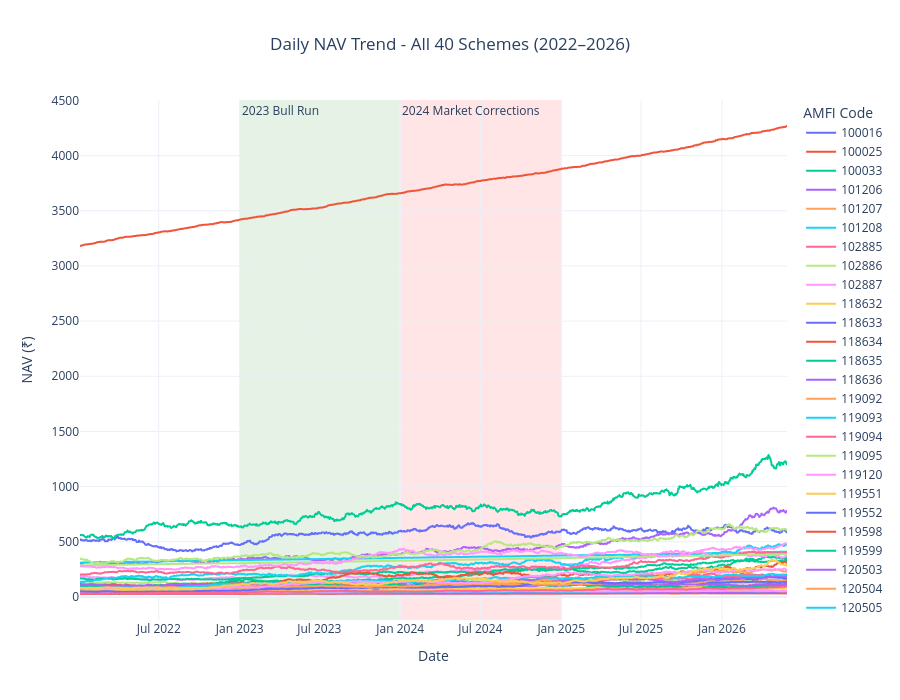

Notebook code cell kept with this figure:
### Markdown cell above
## NAV Trend Analysis

### Code cell
#  nav_trend_analysis.py

import pandas as pd
import plotly.express as px

file_path = r"D:\Mutual_Fund_Analytics\data\processed\02_nav_history_clean.csv"
df = pd.read_csv(file_path)

df["date"] = pd.to_datetime(df["date"])

df = df[
    (df["date"] >= "2022-01-01") &
    (df["date"] <= "2026-12-31")
]

df["amfi_code"] = df["amfi_code"].astype(str)

fig = px.line(
    df,
    x="date",
    y="nav",
    color="amfi_code",
    title="Daily NAV Trend - All 40 Schemes (2022–2026)",
    labels={
        "date": "Date",
        "nav": "NAV (₹)",
        "amfi_code": "AMFI Code"
    },
    template="plotly_white",
    height=700
)

fig.add_vrect(
    x0="2023-01-01",
    x1="2023-12-31",
    fillcolor="green",
    opacity=0.10,
    layer="below",
    line_width=0,
    annotation_text="2023 Bull Run",
    annotation_position="top left"
)

fig.add_vrect(
    x0="2024-01-01",
    x1="2024-12-31",
    fillcolor="red",
    opacity=0.10,
    layer="below",
    line_width=0,
    annotation_text="2024 Market Corrections",
    annotation_position="top left"
)

fig.update_layout(

    title_x=0.5,
    xaxis_title="Date",
    yaxis_title="NAV (₹)",
    legend_title="AMFI Code",
    hovermode="x unified"
)

fig.show()

### Figure 1 — Plotly figure (JSON) as saved in the notebook; plotly's stock layout.template omitted (floating-point values rounded to 4 significant figures; data arrays with more than 128 entries replaced by an {"elided": "..."} marker saying what was removed)
{"data": [{"hovertemplate": "AMFI Code=100016<br>Date=%{x}<br>NAV (₹)=%{y}<extra></extra>", "legendgroup": "100016", "line": {"color": "#636efa", "dash": "solid"}, "marker": {"symbol": "circle"}, "mode": "lines", "name": "100016", "showlegend": true, "type": "scattergl", "x": {"elided": "1150 str values"}, "xaxis": "x", "y": {"elided": "1150 float values"}, "yaxis": "y"}, {"hovertemplate": "AMFI Code=100025<br>Date=%{x}<br>NAV (₹)=%{y}<extra></extra>", "legendgroup": "100025", "line": {"color": "#EF553B", "dash": "solid"}, "marker": {"symbol": "circle"}, "mode": "lines", "name": "100025", "showlegend": true, "type": "scattergl", "x": {"elided": "1150 str values"}, "xaxis": "x", "y": {"elided": "1150 float values"}, "yaxis": "y"}, {"hovertemplate": "AMFI Code=100033<br>Date=%{x}<br>NAV (₹)=%{y}<extra></extra>", "legendgroup": "100033", "line": {"color": "#00cc96", "dash": "solid"}, "marker": {"symbol": "circle"}, "mode": "lines", "name": "100033", "showlegend": true, "type": "scattergl", "x": {"elided": "1150 str values"}, "xaxis": "x", "y": {"elided": "1150 float values"}, "yaxis": "y"}, {"hovertemplate": "AMFI Code=101206<br>Date=%{x}<br>NAV (₹)=%{y}<extra></extra>", "legendgroup": "101206", "line": {"color": "#ab63fa", "dash": "solid"}, "marker": {"symbol": "circle"}, "mode": "lines", "name": "101206", "showlegend": true, "type": "scattergl", "x": {"elided": "1150 str values"}, "xaxis": "x", "y": {"elided": "1150 float values"}, "yaxis": "y"}, {"hovertemplate": "AMFI Code=101207<br>Date=%{x}<br>NAV (₹)=%{y}<extra></extra>", "legendgroup": "101207", "line": {"color": "#FFA15A", "dash": "solid"}, "marker": {"symbol": "circle"}, "mode": "lines", "name": "101207", "showlegend": true, "type": "scattergl", "x": {"elided": "1150 str values"}, "xaxis": "x", "y": {"elided": "1150 float values"}, "yaxis": "y"}, {"hovertemplate": "AMFI Code=101208<br>Date=%{x}<br>NAV (₹)=%{y}<extra></extra>", "legendgroup": "101208", "line": {"color": "#19d3f3", "dash": "solid"}, "marker": {"symbol": "circle"}, "mode": "lines", "name": "101208", "showlegend": true, "type": "scattergl", "x": {"elided": "1150 str values"}, "xaxis": "x", "y": {"elided": "1150 float values"}, "yaxis": "y"}, {"hovertemplate": "AMFI Code=102885<br>Date=%{x}<br>NAV (₹)=%{y}<extra></extra>", "legendgroup": "102885", "line": {"color": "#FF6692", "dash": "solid"}, "marker": {"symbol": "circle"}, "mode": "lines", "name": "102885", "showlegend": true, "type": "scattergl", "x": {"elided": "1150 str values"}, "xaxis": "x", "y": {"elided": "1150 float values"}, "yaxis": "y"}, {"hovertemplate": "AMFI Code=102886<br>Date=%{x}<br>NAV (₹)=%{y}<extra></extra>", "legendgroup": "102886", "line": {"color": "#B6E880", "dash": "solid"}, "marker": {"symbol": "circle"}, "mode": "lines", "name": "102886", "showlegend": true, "type": "scattergl", "x": {"elided": "1150 str values"}, "xaxis": "x", "y": {"elided": "1150 float values"}, "yaxis": "y"}, {"hovertemplate": "AMFI Code=102887<br>Date=%{x}<br>NAV (₹)=%{y}<extra></extra>", "legendgroup": "102887", "line": {"color": "#FF97FF", "dash": "solid"}, "marker": {"symbol": "circle"}, "mode": "lines", "name": "102887", "showlegend": true, "type": "scattergl", "x": {"elided": "1150 str values"}, "xaxis": "x", "y": {"elided": "1150 float values"}, "yaxis": "y"}, {"hovertemplate": "AMFI Code=118632<br>Date=%{x}<br>NAV (₹)=%{y}<extra></extra>", "legendgroup": "118632", "line": {"color": "#FECB52", "dash": "solid"}, "marker": {"symbol": "circle"}, "mode": "lines", "name": "118632", "showlegend": true, "type": "scattergl", "x": {"elided": "1150 str values"}, "xaxis": "x", "y": {"elided": "1150 float values"}, "yaxis": "y"}, {"hovertemplate": "AMFI Code=118633<br>Date=%{x}<br>NAV (₹)=%{y}<extra></extra>", "legendgroup": "118633", "line": {"color": "#636efa", "dash": "solid"}, "marker": {"symbol": "circle"}, "mode": "lines", "name": "118633", "showlegend": true, "type": "scattergl", "x": {"elided": "1150 str values"}, "xaxis": "x", "y": {"elided": "1150 float values"}, "yaxis": "y"}, {"hovertemplate": "AMFI Code=118634<br>Date=%{x}<br>NAV (₹)=%{y}<extra></extra>", "legendgroup": "118634", "line": {"color": "#EF553B", "dash": "solid"}, "marker": {"symbol": "circle"}, "mode": "lines", "name": "118634", "showlegend": true, "type": "scattergl", "x": {"elided": "1150 str values"}, "xaxis": "x", "y": {"elided": "1150 float values"}, "yaxis": "y"}, {"hovertemplate": "AMFI Code=118635<br>Date=%{x}<br>NAV (₹)=%{y}<extra></extra>", "legendgroup": "118635", "line": {"color": "#00cc96", "dash": "solid"}, "marker": {"symbol": "circle"}, "mode": "lines", "name": "118635", "showlegend": true, "type": "scattergl", "x": {"elided": "1150 str values"}, "xaxis": "x", "y": {"elided": "1150 float values"}, "yaxis": "y"}, {"hovertemplate": "AMFI Code=118636<br>Date=%{x}<br>NAV (₹)=%{y}<extra></extra>", "legendgroup": "118636", "line": {"color": "#ab63fa", "dash": "solid"}, "marker": {"symbol": "circle"}, "mode": "lines", "name": "118636", "showlegend": true, "type": "scattergl", "x": {"elided": "1150 str values"}, "xaxis": "x", "y": {"elided": "1150 float values"}, "yaxis": "y"}, {"hovertemplate": "AMFI Code=119092<br>Date=%{x}<br>NAV (₹)=%{y}<extra></extra>", "legendgroup": "119092", "line": {"color": "#FFA15A", "dash": "solid"}, "marker": {"symbol": "circle"}, "mode": "lines", "name": "119092", "showlegend": true, "type": "scattergl", "x": {"elided": "1150 str values"}, "xaxis": "x", "y": {"elided": "1150 float values"}, "yaxis": "y"}, {"hovertemplate": "AMFI Code=119093<br>Date=%{x}<br>NAV (₹)=%{y}<extra></extra>", "legendgroup": "119093", "line": {"color": "#19d3f3", "dash": "solid"}, "marker": {"symbol": "circle"}, "mode": "lines", "name": "119093", "showlegend": true, "type": "scattergl", "x": {"elided": "1150 str values"}, "xaxis": "x", "y": {"elided": "1150 float values"}, "yaxis": "y"}, {"hovertemplate": "AMFI Code=119094<br>Date=%{x}<br>NAV (₹)=%{y}<extra></extra>", "legendgroup": "119094", "line": {"color": "#FF6692", "dash": "solid"}, "marker": {"symbol": "circle"}, "mode": "lines", "name": "119094", "showlegend": true, "type": "scattergl", "x": {"elided": "1150 str values"}, "xaxis": "x", "y": {"elided": "1150 float values"}, "yaxis": "y"}, {"hovertemplate": "AMFI Code=119095<br>Date=%{x}<br>NAV (₹)=%{y}<extra></extra>", "legendgroup": "119095", "line": {"color": "#B6E880", "dash": "solid"}, "marker": {"symbol": "circle"}, "mode": "lines", "name": "119095", "showlegend": true, "type": "scattergl", "x": {"elided": "1150 str values"}, "xaxis": "x", "y": {"elided": "1150 float values"}, "yaxis": "y"}, {"hovertemplate": "AMFI Code=119120<br>Date=%{x}<br>NAV (₹)=%{y}<extra></extra>", "legendgroup": "119120", "line": {"color": "#FF97FF", "dash": "solid"}, "marker": {"symbol": "circle"}, "mode": "lines", "name": "119120", "showlegend": true, "type": "scattergl", "x": {"elided": "1150 str values"}, "xaxis": "x", "y": {"elided": "1150 float values"}, "yaxis": "y"}, {"hovertemplate": "AMFI Code=119551<br>Date=%{x}<br>NAV (₹)=%{y}<extra></extra>", "legendgroup": "119551", "line": {"color": "#FECB52", "dash": "solid"}, "marker": {"symbol": "circle"}, "mode": "lines", "name": "119551", "showlegend": true, "type": "scattergl", "x": {"elided": "1150 str values"}, "xaxis": "x", "y": {"elided": "1150 float values"}, "yaxis": "y"}, {"hovertemplate": "AMFI Code=119552<br>Date=%{x}<br>NAV (₹)=%{y}<extra></extra>", "legendgroup": "119552", "line": {"color": "#636efa", "dash": "solid"}, "marker": {"symbol": "circle"}, "mode": "lines", "name": "119552", "showlegend": true, "type": "scattergl", "x": {"elided": "1150 str values"}, "xaxis": "x", "y": {"elided": "1150 float values"}, "yaxis": "y"}, {"hovertemplate": "AMFI Code=119598<br>Date=%{x}<br>NAV (₹)=%{y}<extra></extra>", "legendgroup": "119598", "line": {"color": "#EF553B", "dash": "solid"}, "marker": {"symbol": "circle"}, "mode": "lines", "name": "119598", "showlegend": true, "type": "scattergl", "x": {"elided": "1150 str values"}, "xaxis": "x", "y": {"elided": "1150 float values"}, "yaxis": "y"}, {"hovertemplate": "AMFI Code=119599<br>Date=%{x}<br>NAV (₹)=%{y}<extra></extra>", "legendgroup": "119599", "line": {"color": "#00cc96", "dash": "solid"}, "marker": {"symbol": "circle"}, "mode": "lines", "name": "119599", "showlegend": true, "type": "scattergl", "x": {"elided": "1150 str values"}, "xaxis": "x", "y": {"elided": "1150 float values"}, "yaxis": "y"}, {"hovertemplate": "AMFI Code=120503<br>Date=%{x}<br>NAV (₹)=%{y}<extra></extra>", "legendgroup": "120503", "line": {"color": "#ab63fa", "dash": "solid"}, "marker": {"symbol": "circle"}, "mode": "lines", "name": "120503", "showlegend": true, "type": "scattergl", "x": {"elided": "1150 str values"}, "xaxis": "x", "y": {"elided": "1150 float values"}, "yaxis": "y"}, {"hovertemplate": "AMFI Code=120504<br>Date=%{x}<br>NAV (₹)=%{y}<extra></extra>", "legendgroup": "120504", "line": {"color": "#FFA15A", "dash": "solid"}, "marker": {"symbol": "circle"}, "mode": "lines", "name": "120504", "showlegend": true, "type": "scattergl", "x": {"elided": "1150 str values"}, "xaxis": "x", "y": {"elided": "1150 float values"}, "yaxis": "y"}, {"hovertemplate": "AMFI Code=120505<br>Date=%{x}<br>NAV (₹)=%{y}<extra></extra>", "legendgroup": "120505", "line": {"color": "#19d3f3", "dash": "solid"}, "marker": {"symbol": "circle"}, "mode": "lines", "name": "120505", "showlegend": true, "type": "scattergl", "x": {"elided": "1150 str values"}, "xaxis": "x", "y": {"elided": "1150 float values"}, "yaxis": "y"}, {"hovertemplate": "AMFI Code=120506<br>Date=%{x}<br>NAV (₹)=%{y}<extra></extra>", "legendgroup": "120506", "line": {"color": "#FF6692", "dash": "solid"}, "marker": {"symbol": "circle"}, "mode": "lines", "name": "120506", "showlegend": true, "type": "scattergl", "x": {"elided": "1150 str values"}, "xaxis": "x", "y": {"elided": "1150 float values"}, "yaxis": "y"}, {"hovertemplate": "AMFI Code=120507<br>Date=%{x}<br>NAV (₹)=%{y}<extra></extra>", "legendgroup": "120507", "line": {"color": "#B6E880", "dash": "solid"}, "marker": {"symbol": "circle"}, "mode": "lines", "name": "120507", "showlegend": true, "type": "scattergl", "x": {"elided": "1150 str values"}, "xaxis": "x", "y": {"elided": "1150 float values"}, "yaxis": "y"}, {"hovertemplate": "AMFI Code=120841<br>Date=%{x}<br>NAV (₹)=%{y}<extra></extra>", "legendgroup": "120841", "line": {"color": "#FF97FF", "dash": "solid"}, "marker": {"symbol": "circle"}, "mode": "lines", "name": "120841", "showlegend": true, "type": "scattergl", "x": {"elided": "1150 str values"}, "xaxis": "x", "y": {"elided": "1150 float values"}, "yaxis": "y"}, {"hovertemplate": "AMFI Code=120842<br>Date=%{x}<br>NAV (₹)=%{y}<extra></extra>", "legendgroup": "120842", "line": {"color": "#FECB52", "dash": "solid"}, "marker": {"symbol": "circle"}, "mode": "lines", "name": "120842", "showlegend": true, "type": "scattergl", "x": {"elided": "1150 str values"}, "xaxis": "x", "y": {"elided": "1150 float values"}, "yaxis": "y"}, {"hovertemplate": "AMFI Code=120843<br>Date=%{x}<br>NAV (₹)=%{y}<extra></extra>", "legendgroup": "120843", "line": {"color": "#636efa", "dash": "solid"}, "marker": {"symbol": "circle"}, "mode": "lines", "name": "120843", "showlegend": true, "type": "scattergl", "x": {"elided": "1150 str values"}, "xaxis": "x", "y": {"elided": "1150 float values"}, "yaxis": "y"}, {"hovertemplate": "AMFI Code=120844<br>Date=%{x}<br>NAV (₹)=%{y}<extra></extra>", "legendgroup": "120844", "line": {"color": "#EF553B", "dash": "solid"}, "marker": {"symbol": "circle"}, "mode": "lines", "name": "120844", "showlegend": true, "type": "scattergl", "x": {"elided": "1150 str values"}, "xaxis": "x", "y": {"elided": "1150 float values"}, "yaxis": "y"}, {"hovertemplate": "AMFI Code=125497<br>Date=%{x}<br>NAV (₹)=%{y}<extra></extra>", "legendgroup": "125497", "line": {"color": "#00cc96", "dash": "solid"}, "marker": {"symbol": "circle"}, "mode": "lines", "name": "125497", "showlegend": true, "type": "scattergl", "x": {"elided": "1150 str values"}, "xaxis": "x", "y": {"elided": "1150 float values"}, "yaxis": "y"}, {"hovertemplate": "AMFI Code=125498<br>Date=%{x}<br>NAV (₹)=%{y}<extra></extra>", "legendgroup": "125498", "line": {"color": "#ab63fa", "dash": "solid"}, "marker": {"symbol": "circle"}, "mode": "lines", "name": "125498", "showlegend": true, "type": "scattergl", "x": {"elided": "1150 str values"}, "xaxis": "x", "y": {"elided": "1150 float values"}, "yaxis": "y"}, {"hovertemplate": "AMFI Code=148567<br>Date=%{x}<br>NAV (₹)=%{y}<extra></extra>", "legendgroup": "148567", "line": {"color": "#FFA15A", "dash": "solid"}, "marker": {"symbol": "circle"}, "mode": "lines", "name": "148567", "showlegend": true, "type": "scattergl", "x": {"elided": "1150 str values"}, "xaxis": "x", "y": {"elided": "1150 float values"}, "yaxis": "y"}, {"hovertemplate": "AMFI Code=148568<br>Date=%{x}<br>NAV (₹)=%{y}<extra></extra>", "legendgroup": "148568", "line": {"color": "#19d3f3", "dash": "solid"}, "marker": {"symbol": "circle"}, "mode": "lines", "name": "148568", "showlegend": true, "type": "scattergl", "x": {"elided": "1150 str values"}, "xaxis": "x", "y": {"elided": "1150 float values"}, "yaxis": "y"}, {"hovertemplate": "AMFI Code=148569<br>Date=%{x}<br>NAV (₹)=%{y}<extra></extra>", "legendgroup": "148569", "line": {"color": "#FF6692", "dash": "solid"}, "marker": {"symbol": "circle"}, "mode": "lines", "name": "148569", "showlegend": true, "type": "scattergl", "x": {"elided": "1150 str values"}, "xaxis": "x", "y": {"elided": "1150 float values"}, "yaxis": "y"}, {"hovertemplate": "AMFI Code=149322<br>Date=%{x}<br>NAV (₹)=%{y}<extra></extra>", "legendgroup": "149322", "line": {"color": "#B6E880", "dash": "solid"}, "marker": {"symbol": "circle"}, "mode": "lines", "name": "149322", "showlegend": true, "type": "scattergl", "x": {"elided": "1150 str values"}, "xaxis": "x", "y": {"elided": "1150 float values"}, "yaxis": "y"}, {"hovertemplate": "AMFI Code=149323<br>Date=%{x}<br>NAV (₹)=%{y}<extra></extra>", "legendgroup": "149323", "line": {"color": "#FF97FF", "dash": "solid"}, "marker": {"symbol": "circle"}, "mode": "lines", "name": "149323", "showlegend": true, "type": "scattergl", "x": {"elided": "1150 str values"}, "xaxis": "x", "y": {"elided": "1150 float values"}, "yaxis": "y"}, {"hovertemplate": "AMFI Code=149324<br>Date=%{x}<br>NAV (₹)=%{y}<extra></extra>", "legendgroup": "149324", "line": {"color": "#FECB52", "dash": "solid"}, "marker": {"symbol": "circle"}, "mode": "lines", "name": "149324", "showlegend": true, "type": "scattergl", "x": {"elided": "1150 str values"}, "xaxis": "x", "y": {"elided": "1150 float values"}, "yaxis": "y"}], "layout": {"annotations": [{"showarrow": false, "text": "2023 Bull Run", "x": "2023-01-01", "xanchor": "left", "xref": "x", "y": 1, "yanchor": "top", "yref": "y domain"}, {"showarrow": false, "text": "2024 Market Corrections", "x": "2024-01-01", "xanchor": "left", "xref": "x", "y": 1, "yanchor": "top", "yref": "y domain"}], "height": 700, "hovermode": "x unified", "legend": {"title": {"text": "AMFI Code"}, "tracegroupgap": 0}, "shapes": [{"fillcolor": "green", "layer": "below", "line": {"width": 0}, "opacity": 0.1, "type": "rect", "x0": "2023-01-01", "x1": "2023-12-31", "xref": "x", "y0": 0, "y1": 1, "yref": "y domain"}, {"fillcolor": "red", "layer": "below", "line": {"width": 0}, "opacity": 0.1, "type": "rect", "x0": "2024-01-01", "x1": "2024-12-31", "xref": "x", "y0": 0, "y1": 1, "yref": "y domain"}], "title": {"text": "Daily NAV Trend - All 40 Schemes (2022–2026)", "x": 0.5}, "xaxis": {"anchor": "y", "domain": [0, 1], "title": {"text": "Date"}}, "yaxis": {"anchor": "x", "domain": [0, 1], "title": {"text": "NAV (₹)"}}}}
